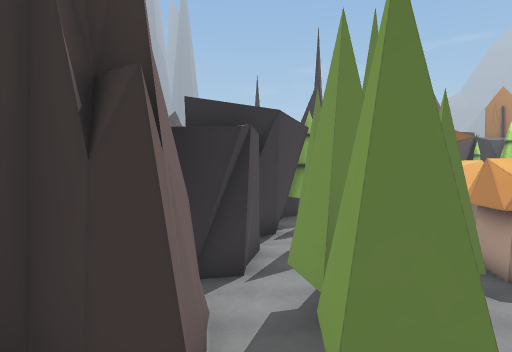
[1] (above)

17 first-person views from a walk through a scene from a Unity 3-D project. The camera is 1.4 m above the floor, tilts 2° down and sees 75° across. The floor is counted in squares, 2 m on a side. Each view is taken from the middle of a square. On the plan, view 1 faces up. The plan holds only what a view shows up to about 10 squares ahead; the rest is blank. The place goes on beyond the plan. The player is left out. Some animated figures are not drawn.

[2]
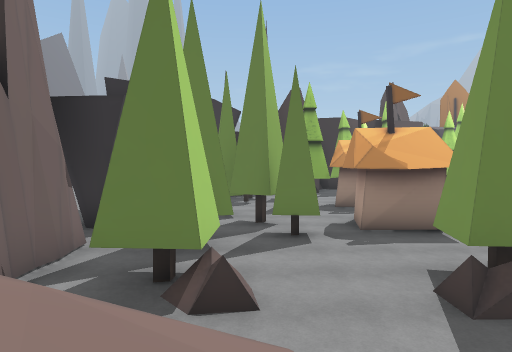

[3]
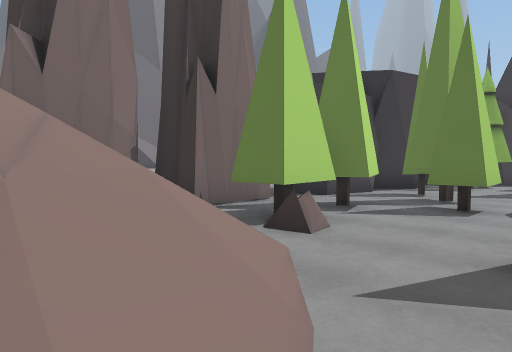

[4]
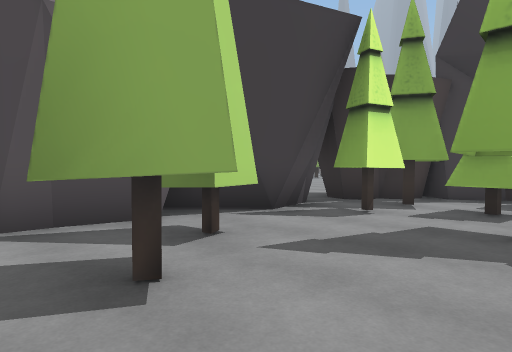

[5]
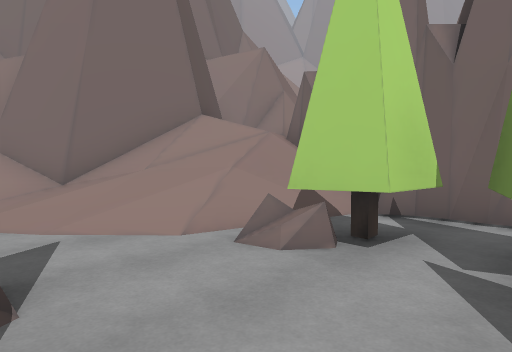

[6]
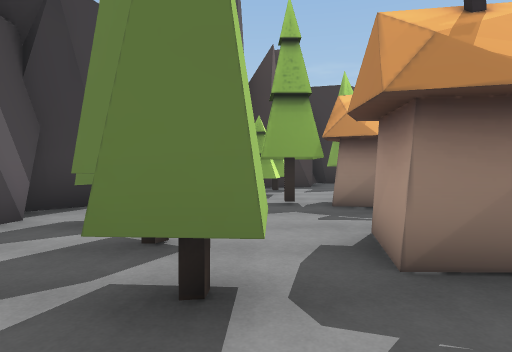

[7]
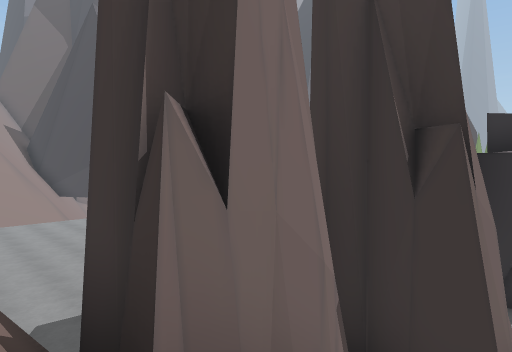

[8]
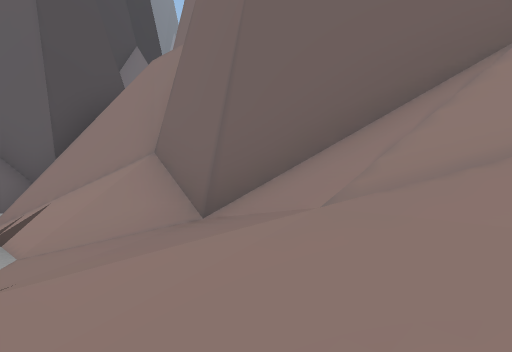

[9]
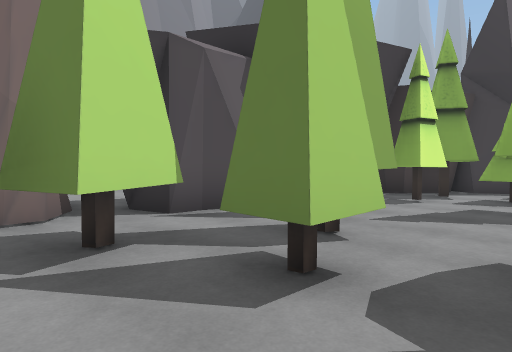

[10]
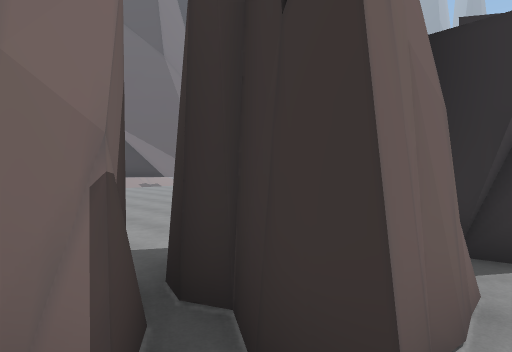

[11]
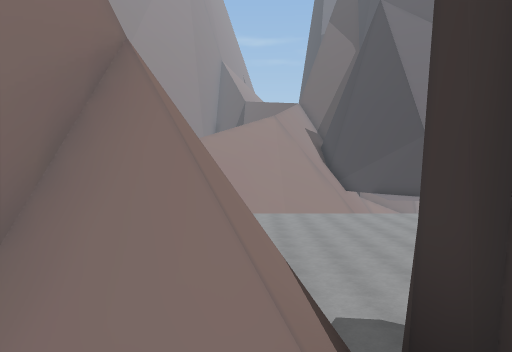

[12]
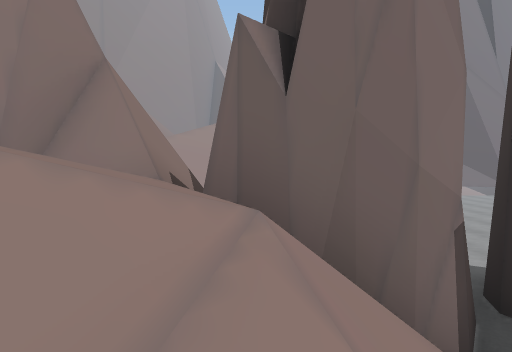

[13]
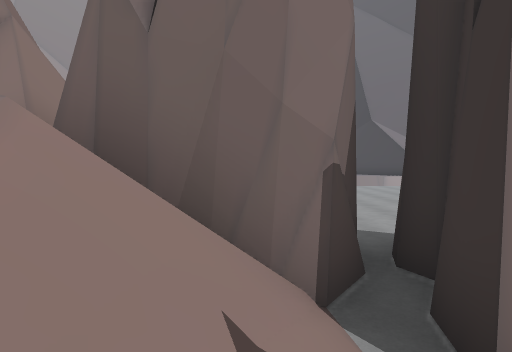

[14]
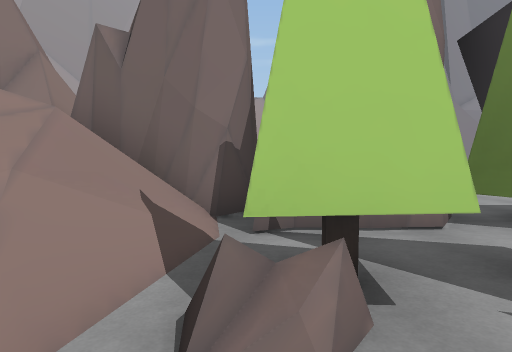

[15]
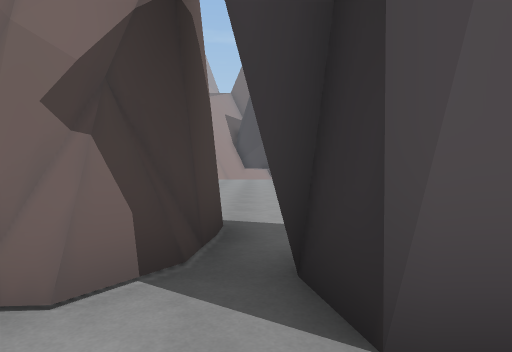

[16]
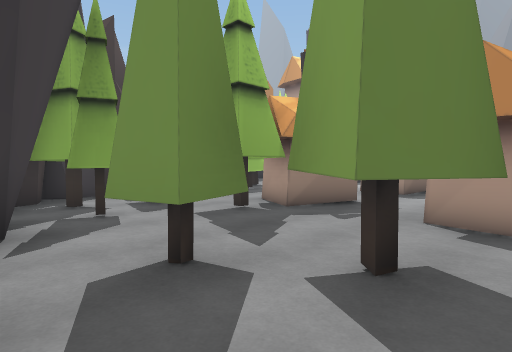

[17]
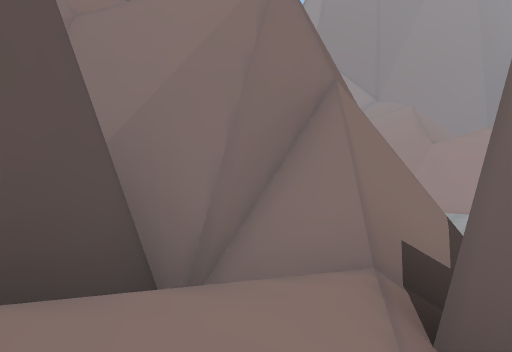

### Floor plan
Key: @ floor where view 1 was taken; # wall or solid block; . floor; / step, stairs or slope; ^ raised ledge; T tree; H house; B bush; R rock.
Columns run from 11 left of view 1 to 4 right of it. Each row starts with its distance up from view 1.
 13              ##R
 12             ##TT
 11            R#TT.
 10            #.TT.
  9            #..#T
  8           ##...H
  7        ... #T...
  6   ...  ...##.T.H
  5   ........#...T.
  4   ......###.T...
  3 ........###.T...
  2 .....    ##.TB.T
  1 .......  #////.B
  0 ........##/@///.
 -1 ..      #^/////.
 -2          ^##^#//
 -3           ^   #/
 -4               ^^

Positions as (right, up) in squares from view 1, and headings:
1: (0, 0), facing up
2: (2, -1), facing up
3: (4, -1), facing up-left
4: (4, 5), facing up-left
5: (4, 4), facing down-left
6: (3, 3), facing up
7: (0, -1), facing up-left
8: (2, 1), facing down
9: (4, 3), facing up-left
10: (0, 1), facing up-left
11: (-1, -1), facing left
12: (1, 0), facing left
13: (1, 1), facing left
14: (3, 2), facing left
15: (1, 5), facing left
16: (0, 5), facing up-right
17: (0, 0), facing down-left
